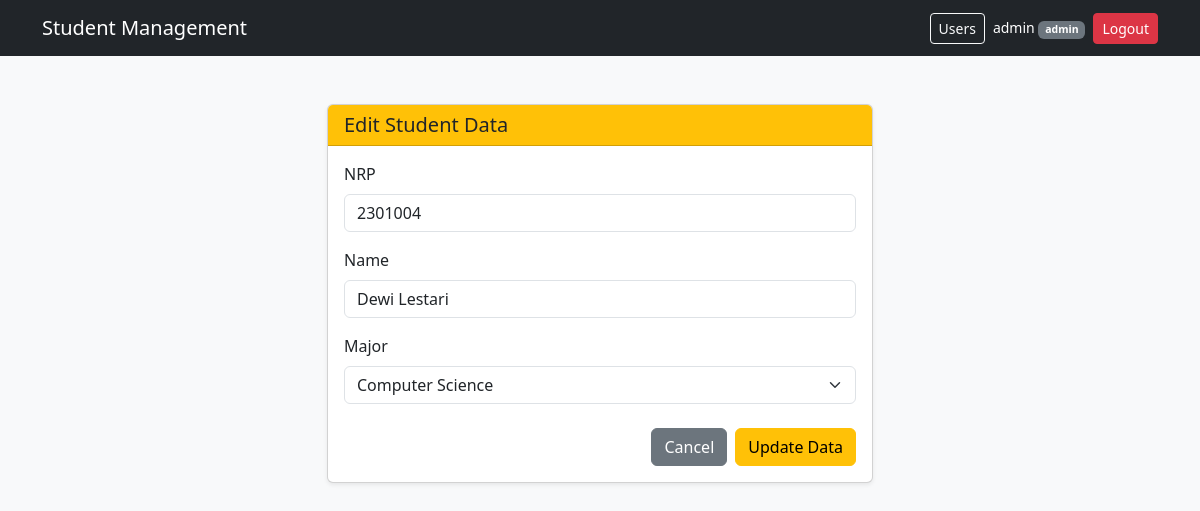
/edit.php?id=5 (signed in), run on the app's committed database.
### tables this page shows
CREATE TABLE `students` (
  `id` int(11) NOT NULL,
  `nrp` varchar(20) NOT NULL,
  `name` varchar(100) NOT NULL,
  `major_id` int(11) NOT NULL
);

CREATE TABLE `majors` (
  `id` int(11) NOT NULL,
  `name` varchar(50) NOT NULL
);

### edit.php (the view, shortened to what this page needs)
<?php
$id = filter_input(INPUT_GET, 'id', FILTER_VALIDATE_INT);
$stmt = mysqli_prepare(
    $conn,
    "SELECT * FROM students WHERE id = ?"
);
mysqli_stmt_bind_param($stmt, "i", $id);
mysqli_stmt_execute($stmt);
$data = mysqli_fetch_assoc(mysqli_stmt_get_result($stmt));
$majors = mysqli_query(
    $conn,
    "SELECT id, name FROM majors ORDER BY name"
);
?>
<!DOCTYPE html>
<html lang="en">
<head>
    <link href="https://cdn.jsdelivr.net/npm/bootstrap@5.3.0/dist/css/bootstrap.min.css" rel="stylesheet">
</head>
<body class="bg-light">
    <?php include 'navbar.php'; ?>
<div class="container mt-5">
    <div class="row justify-content-center">
        <div class="col-md-6">
            <div class="card shadow-sm">
                <div class="card-header bg-warning text-dark">
                    <h5 class="mb-0">Edit Student Data</h5>
                </div>
                <div class="card-body">
                    <form method="POST" action="">
                        <div class="mb-3">
                            <label for="nrp" class="form-label">NRP</label>
                            <input
                                type="text"
                                class="form-control"
                                id="nrp"
                                name="nrp"
                                maxlength="20"
                                value="<?= htmlspecialchars($data['nrp'], ENT_QUOTES, 'UTF-8') ?>"
                                required
                            >
                        </div>
                        <div class="mb-3">
                            <label for="name" class="form-label">Name</label>
                            <input
                                type="text"
                                class="form-control"
                                id="name"
                                name="name"
                                maxlength="100"
                                value="<?= htmlspecialchars($data['name'], ENT_QUOTES, 'UTF-8') ?>"
                                required
                            >
                        </div>
                        <div class="mb-4">
                            <label for="major_id" class="form-label">Major</label>
                            <select
                                class="form-select"
                                id="major_id"
                                name="major_id"
                                required
                            >
                                <?php while ($m = mysqli_fetch_assoc($majors)): ?>
                                    <option
                                        value="<?= $m['id'] ?>"
                                        <?= (int)$m['id'] === (int)$data['major_id'] ? 'selected' : '' ?>
                                    >
                                        <?= htmlspecialchars($m['name'], ENT_QUOTES, 'UTF-8') ?>
                                    </option>
                                <?php endwhile; ?>
                            </select>
                        </div>
                        <div class="d-grid gap-2 d-md-flex justify-content-md-end">
                            <a href="index.php" class="btn btn-secondary">Cancel</a>
                            <button type="submit" name="update" class="btn btn-warning">
                                Update Data
                            </button>
                        </div>
                    </form>
                </div>
            </div>
        </div>
    </div>
</div>
</body>
</html>

### data on the page
students: nrp "2301004", name "Dewi Lestari", major_id "Computer Science"

### other printed values
$_SESSION['username'] "admin"
$_SESSION['role'] "admin"
